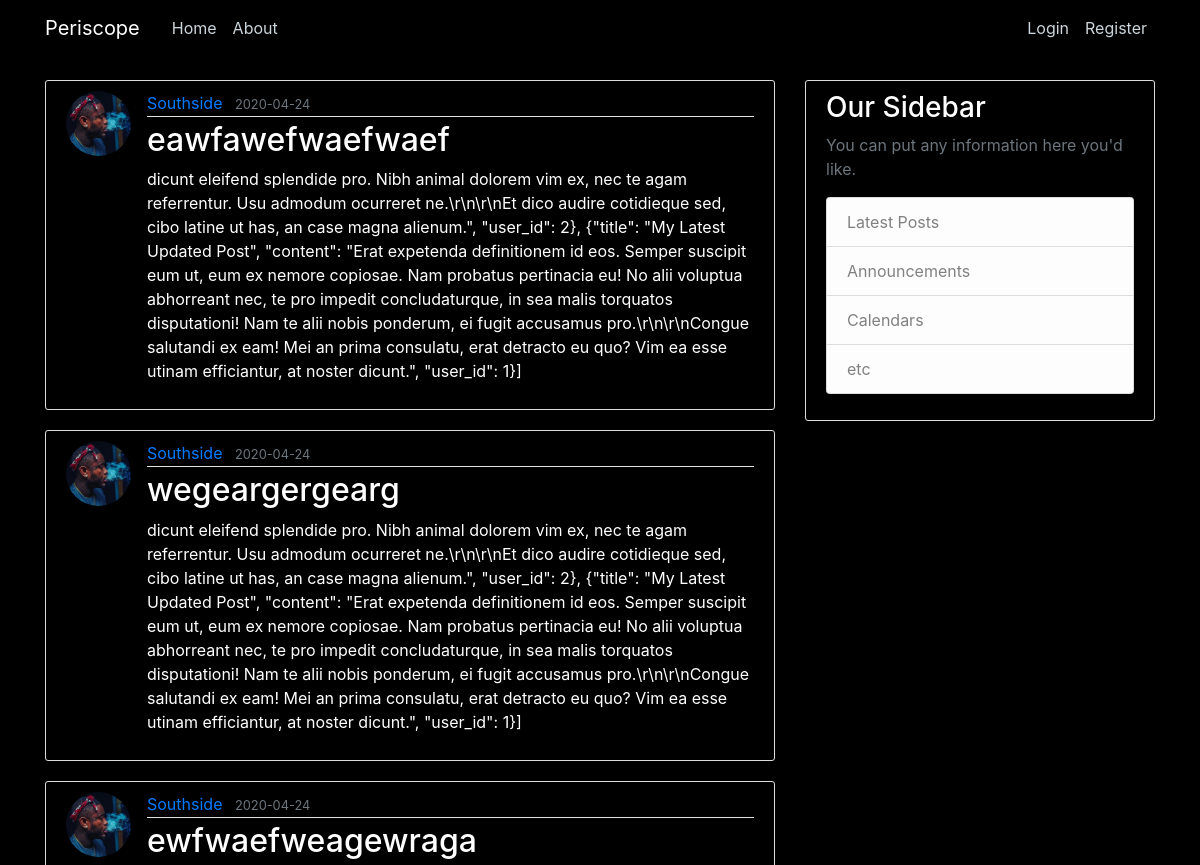
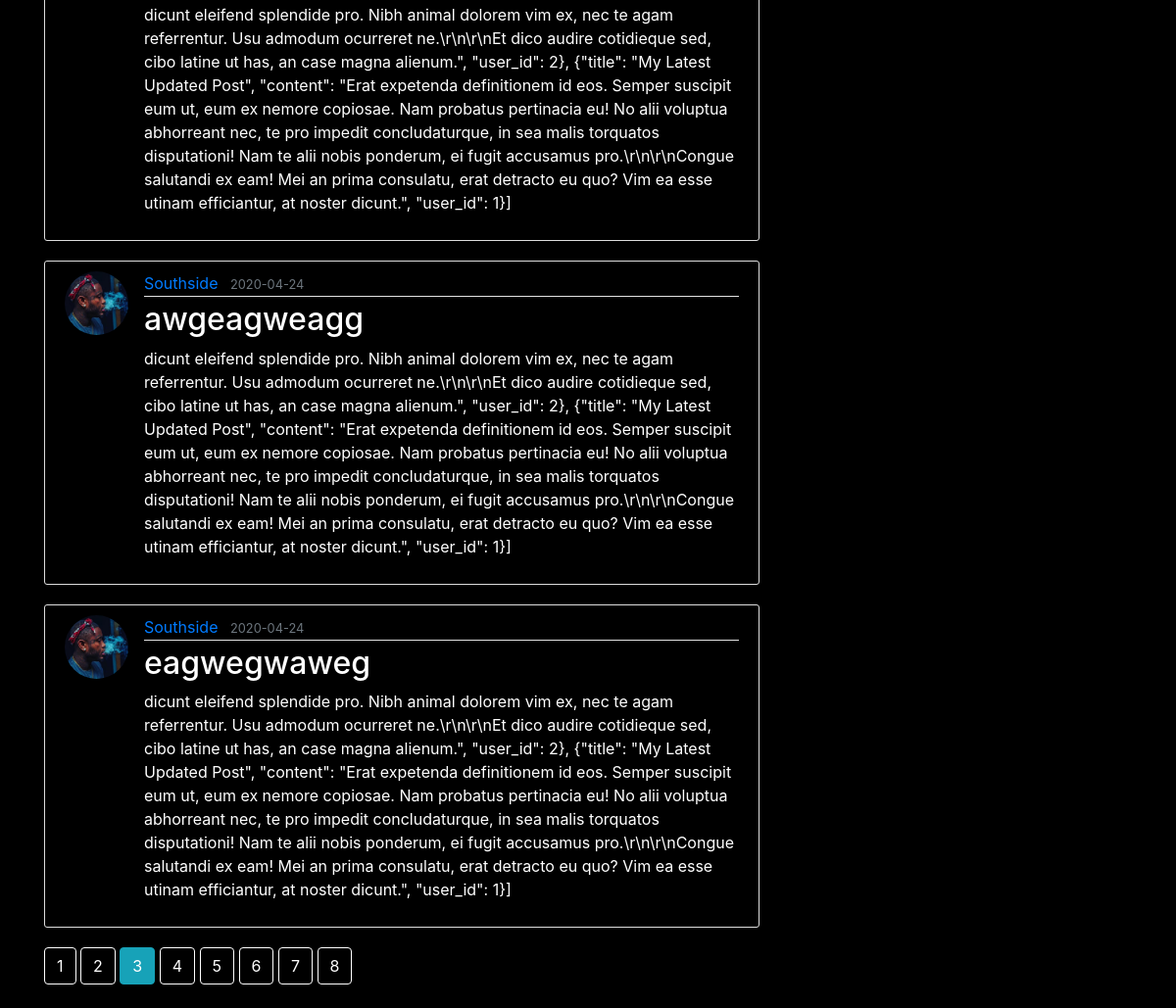
Screenshot of /home/?page=3 with the database file from the repository (2 pictures, top to bottom).
### flaskblog/models.py (models this page shows, shortened)
class PostModel(db.Model):
    __tablename__ = 'posts'
    id = db.Column(db.Integer, primary_key=True)
    title = db.Column(db.String(100), nullable=False)
    date_posted = db.Column(db.DateTime, nullable=False, default=datetime.utcnow())
    content = db.Column(db.Text, nullable=False)
    user_id = db.Column(db.Integer, db.ForeignKey('users.id'), nullable=False
                        )

class UserModel(db.Model, UserMixin):
    __tablename__ = 'users'
    id = db.Column(db.Integer, primary_key=True)
    username = db.Column(db.String(20), unique=True, nullable=False)
    email = db.Column(db.String(120), unique=True, nullable=False)
    image_file = db.Column(db.String(20), default='default.jpg')
    password = db.Column(db.String(60), nullable=False)
    posts = db.relationship('PostModel', backref='author', lazy=True)

### flaskblog/main/routes.py (the view)
@main.route('/')
@main.route('/home/')
def home():
    page = request.args.get('page', 1, type=int)
    posts = PostModel.query.order_by(PostModel.date_posted.desc()).paginate(per_page=5, page=page)
    return render_template('home.html', posts=posts)

### flaskblog/templates/home.html
{% extends "layout.html" %}
{% block content %}
    {% for post in posts.items %}
        <article class="media content-section">
            <img class="rounded-circle article-img" src="{{ url_for('static', filename='profile_pics/' + post.author.image_file) }}">
            <div class="media-body">
            <div class="article-metadata">
                <a class="mr-2" href="{{ url_for('users.user_post', username=post.author.username) }}">{{ post.author.username }}</a>
                <small class="text-muted">{{ post.date_posted.strftime('%Y-%m-%d') }}</small>
            </div>
            <h2><a class="article-title" href="{{ url_for('posts.post', post_id=post.id) }}">{{ post.title }}</a></h2>
            <p class="article-content">{{ post.content }}</p>
            </div>
        </article>
    {% endfor %}
    {% for page_num in posts.iter_pages(left_edge=1, right_edge=1, left_current=1, right_current=5) %}
        {% if page_num %}
            {% if posts.page == page_num %}
                    <a class="btn btn-info mb-4" href="{{ url_for('main.home', page=page_num) }}" >{{ page_num }}</a>
                {% else %}
                    <a style="color:white;  border-color: white;" class="btn btn-outline-info mb-4" href="{{ url_for('main.home', page=page_num) }}">{{ page_num }}</a>
                {% endif %}
        {% else %}
            ...
        {% endif %}
    {% endfor %}
{% endblock %}

### flaskblog/static/main.css (style rules this page uses)
body { background: black; color: white; margin-top: 5rem; }
h1, h2, h3, h4, h5, h6 { color: white; }
.content-section { background: black; padding: 10px 20px; border: 1px solid #dddddd; border-radius: 3px; margin-bottom: 20px; }
.article-title { color: white; }
.article-content { white-space: pre-line; }
.article-img { height: 65px; width: 65px; margin-right: 16px; }
.article-metadata { padding-bottom: 1px; margin-bottom: 4px; border-bottom: 1px solid #e3e3e3 }

### rows the page displays
PostModel: image_file (picture), author.username "Southside", date_posted "2020-04-24", title "eawfawefwaefwaef", content "dicunt eleifend splendide pro. Nibh animal dolorem vim ex, nec te agam referrentur. Usu admodum ocurreret ne.\\r\\n\\r\\nEt dico audire cotidieque sed, cibo latine ut has, an case magna alienum.\", \"user_id\": 2}, {\"title\": \"My Latest Updated Post\", \"content\": \"Erat expetenda definitionem id eos. Semper suscipit eum ut, eum ex nemore copiosae. Nam probatus pertinacia eu! No alii voluptua abhorreant nec, te pro impedit concludaturque, in sea malis torquatos disputationi! Nam te alii nobis ponderum, ei fugit accusamus pro.\\r\\n\\r\\nCongue salutandi ex eam! Mei an prima consulatu, erat detracto eu quo? Vim ea esse utinam efficiantur, at noster dicunt.\", \"user_id\": 1}]"
PostModel: image_file (picture), author.username "Southside", date_posted "2020-04-24", title "wegeargergearg", content "dicunt eleifend splendide pro. Nibh animal dolorem vim ex, nec te agam referrentur. Usu admodum ocurreret ne.\\r\\n\\r\\nEt dico audire cotidieque sed, cibo latine ut has, an case magna alienum.\", \"user_id\": 2}, {\"title\": \"My Latest Updated Post\", \"content\": \"Erat expetenda definitionem id eos. Semper suscipit eum ut, eum ex nemore copiosae. Nam probatus pertinacia eu! No alii voluptua abhorreant nec, te pro impedit concludaturque, in sea malis torquatos disputationi! Nam te alii nobis ponderum, ei fugit accusamus pro.\\r\\n\\r\\nCongue salutandi ex eam! Mei an prima consulatu, erat detracto eu quo? Vim ea esse utinam efficiantur, at noster dicunt.\", \"user_id\": 1}]"
PostModel: image_file (picture), author.username "Southside", date_posted "2020-04-24", title "ewfwaefweagewraga", content "dicunt eleifend splendide pro. Nibh animal dolorem vim ex, nec te agam referrentur. Usu admodum ocurreret ne.\\r\\n\\r\\nEt dico audire cotidieque sed, cibo latine ut has, an case magna alienum.\", \"user_id\": 2}, {\"title\": \"My Latest Updated Post\", \"content\": \"Erat expetenda definitionem id eos. Semper suscipit eum ut, eum ex nemore copiosae. Nam probatus pertinacia eu! No alii voluptua abhorreant nec, te pro impedit concludaturque, in sea malis torquatos disputationi! Nam te alii nobis ponderum, ei fugit accusamus pro.\\r\\n\\r\\nCongue salutandi ex eam! Mei an prima consulatu, erat detracto eu quo? Vim ea esse utinam efficiantur, at noster dicunt.\", \"user_id\": 1}]"
PostModel: image_file (picture), author.username "Southside", date_posted "2020-04-24", title "awgeagweagg", content "dicunt eleifend splendide pro. Nibh animal dolorem vim ex, nec te agam referrentur. Usu admodum ocurreret ne.\\r\\n\\r\\nEt dico audire cotidieque sed, cibo latine ut has, an case magna alienum.\", \"user_id\": 2}, {\"title\": \"My Latest Updated Post\", \"content\": \"Erat expetenda definitionem id eos. Semper suscipit eum ut, eum ex nemore copiosae. Nam probatus pertinacia eu! No alii voluptua abhorreant nec, te pro impedit concludaturque, in sea malis torquatos disputationi! Nam te alii nobis ponderum, ei fugit accusamus pro.\\r\\n\\r\\nCongue salutandi ex eam! Mei an prima consulatu, erat detracto eu quo? Vim ea esse utinam efficiantur, at noster dicunt.\", \"user_id\": 1}]"
PostModel: image_file (picture), author.username "Southside", date_posted "2020-04-24", title "eagwegwaweg", content "dicunt eleifend splendide pro. Nibh animal dolorem vim ex, nec te agam referrentur. Usu admodum ocurreret ne.\\r\\n\\r\\nEt dico audire cotidieque sed, cibo latine ut has, an case magna alienum.\", \"user_id\": 2}, {\"title\": \"My Latest Updated Post\", \"content\": \"Erat expetenda definitionem id eos. Semper suscipit eum ut, eum ex nemore copiosae. Nam probatus pertinacia eu! No alii voluptua abhorreant nec, te pro impedit concludaturque, in sea malis torquatos disputationi! Nam te alii nobis ponderum, ei fugit accusamus pro.\\r\\n\\r\\nCongue salutandi ex eam! Mei an prima consulatu, erat detracto eu quo? Vim ea esse utinam efficiantur, at noster dicunt.\", \"user_id\": 1}]"

### other values shown
{{ page_num }} "1" "2" "4" "5" "6" "7" "8"
{{ page_num }} "3"
